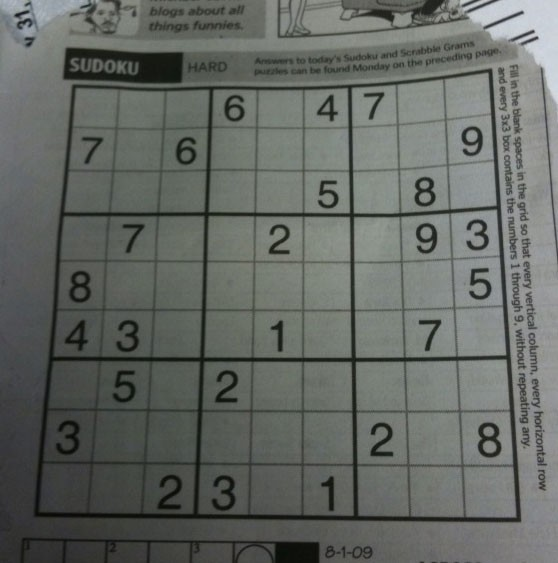
#> input picture images/sudoku.jpg, 558 x 563 px
$ python 7_affine.py
#> lines starting #> are read from the running program, lines starting #| are printed output that depends on the picture
import numpy as np
import cv2

img1 = cv2.imread("../images/sudoku.jpg", -1)
#> img1 is the input picture: shape (563, 558, 3); mean B, G, R 99.5, 104.1, 100

nr, nc = img1.shape[:2]
#> nr = 563; nc = 558
# pts1 = np.float32([[160, 165], [240, 390], [270, 125]])
# pts2 = np.float32([[190, 140], [190, 375], [310, 140]])

pts1 = np.float32([[20, 20], [250, 20], [20, 250]])
pts2 = np.float32([[20, 20], [400, 150], [150, 400]])
T = cv2.getAffineTransform(pts1, pts2)
img2 = cv2.warpAffine(img1, T, (nc, nr))
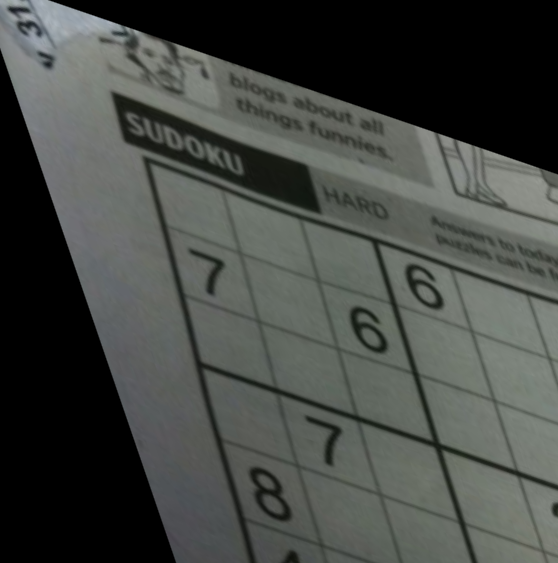
#> img2: shape (563, 558, 3); mean B, G, R 68, 71.8, 68.5

cv2.imshow("Original Image", img1)
cv2.imshow("Affine Transform", img2)
cv2.waitKey(0)
cv2.imwrite("O.bmp", img2)

$ run again, with images/aero1.jpg copied over images/sudoku.jpg
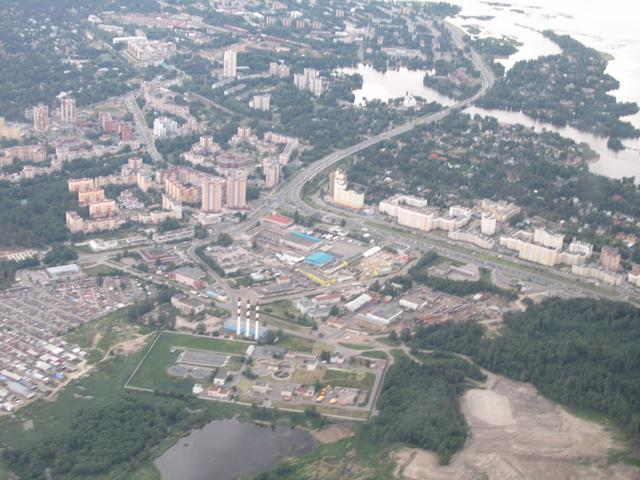
#> input picture images/aero1.jpg, 640 x 480 px
#> img1 is the input picture: shape (480, 640, 3); mean B, G, R 153.6, 150.4, 147.6
#> `img2 = cv2.warpAffine(img1, T, (nc, nr))`:
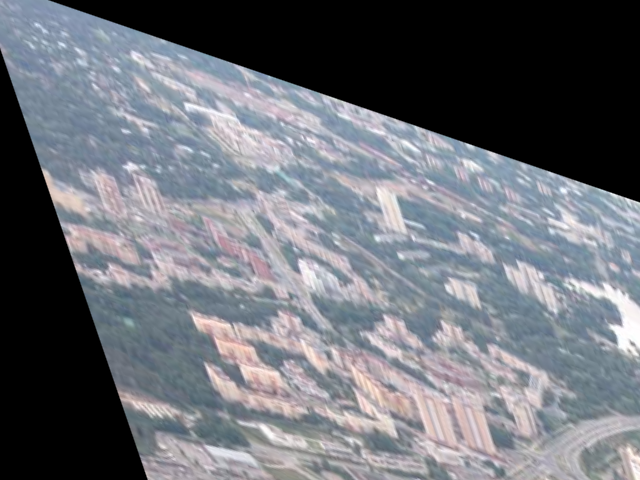
#> img2: shape (480, 640, 3); mean B, G, R 118.1, 111.2, 108.2
